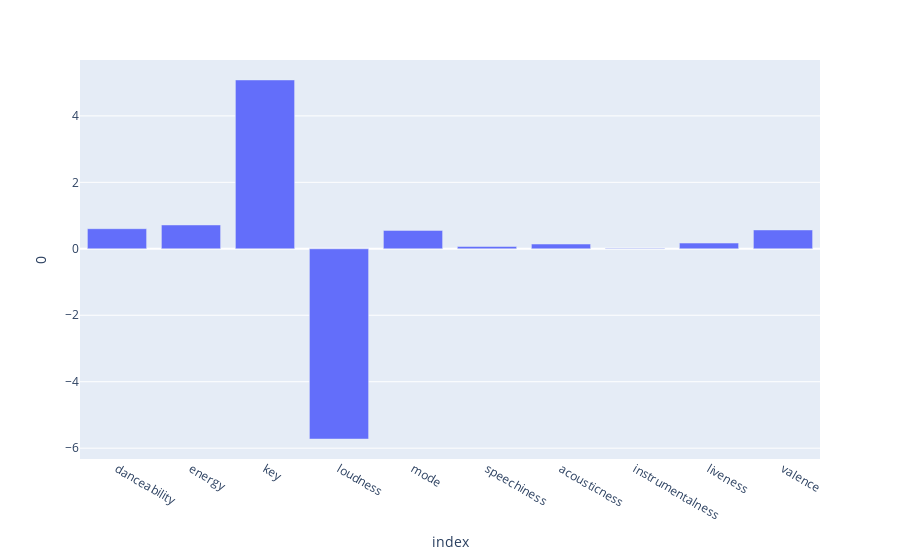

The cell this chart's notebook holds for it:
### Code cell
fig = px.bar(means, x ='index', y = means[0])
fig.show()

### Figure 1 — Plotly figure (JSON) as saved in the notebook; plotly's stock layout.template omitted (floating-point values rounded to 4 significant figures)
{"data": [{"alignmentgroup": "True", "hovertemplate": "index=%{x}<br>0=%{y}<extra></extra>", "legendgroup": "", "marker": {"color": "#636efa"}, "name": "", "offsetgroup": "", "orientation": "v", "showlegend": false, "textposition": "auto", "type": "bar", "x": ["danceability", "energy", "key", "loudness", "mode", "speechiness", "acousticness", "instrumentalness", "liveness", "valence"], "xaxis": "x", "y": [0.6046, 0.7175, 5.081, -5.725, 0.5541, 0.06834, 0.1431, 0.01289, 0.1724, 0.5672], "yaxis": "y"}], "layout": {"barmode": "relative", "legend": {"tracegroupgap": 0}, "margin": {"t": 60}, "xaxis": {"anchor": "y", "domain": [0, 1], "title": {"text": "index"}}, "yaxis": {"anchor": "x", "domain": [0, 1], "title": {"text": "0"}}}}
